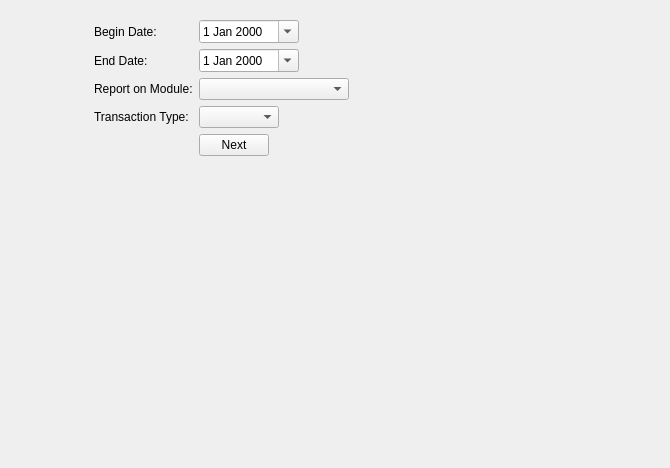
<?xml version="1.0" encoding="UTF-8"?>
<ui version="4.0">
 <class>JournalReports</class>
 <widget class="QWidget" name="JournalReports">
  <property name="geometry">
   <rect>
    <x>0</x>
    <y>0</y>
    <width>670</width>
    <height>468</height>
   </rect>
  </property>
  <property name="windowTitle">
   <string>Form</string>
  </property>
  <layout class="QGridLayout" name="gridLayout">
   <item row="0" column="0">
    <widget class="QFrame" name="frame">
     <property name="maximumSize">
      <size>
       <width>500</width>
       <height>16777215</height>
      </size>
     </property>
     <property name="frameShape">
      <enum>QFrame::NoFrame</enum>
     </property>
     <property name="frameShadow">
      <enum>QFrame::Raised</enum>
     </property>
     <layout class="QFormLayout" name="formLayout">
      <item row="0" column="0">
       <widget class="QLabel" name="label">
        <property name="text">
         <string>Begin Date:</string>
        </property>
       </widget>
      </item>
      <item row="0" column="1">
       <widget class="QDateEdit" name="begindate">
        <property name="maximumSize">
         <size>
          <width>100</width>
          <height>16777215</height>
         </size>
        </property>
        <property name="calendarPopup">
         <bool>true</bool>
        </property>
       </widget>
      </item>
      <item row="1" column="0">
       <widget class="QLabel" name="label_2">
        <property name="text">
         <string>End Date:</string>
        </property>
       </widget>
      </item>
      <item row="1" column="1">
       <widget class="QDateEdit" name="enddate">
        <property name="maximumSize">
         <size>
          <width>100</width>
          <height>16777215</height>
         </size>
        </property>
        <property name="calendarPopup">
         <bool>true</bool>
        </property>
       </widget>
      </item>
      <item row="2" column="0">
       <widget class="QLabel" name="label_3">
        <property name="text">
         <string>Report on Module:</string>
        </property>
       </widget>
      </item>
      <item row="4" column="1">
       <widget class="QPushButton" name="btn_next">
        <property name="maximumSize">
         <size>
          <width>70</width>
          <height>16777215</height>
         </size>
        </property>
        <property name="text">
         <string>Next</string>
        </property>
       </widget>
      </item>
      <item row="2" column="1">
       <widget class="QComboBox" name="wherefrom">
        <property name="maximumSize">
         <size>
          <width>150</width>
          <height>16777215</height>
         </size>
        </property>
       </widget>
      </item>
      <item row="3" column="1">
       <widget class="QComboBox" name="transTypeList">
        <property name="maximumSize">
         <size>
          <width>80</width>
          <height>16777215</height>
         </size>
        </property>
       </widget>
      </item>
      <item row="3" column="0">
       <widget class="QLabel" name="label_4">
        <property name="text">
         <string>Transaction Type:</string>
        </property>
       </widget>
      </item>
     </layout>
    </widget>
   </item>
  </layout>
 </widget>
 <resources/>
 <connections/>
</ui>
